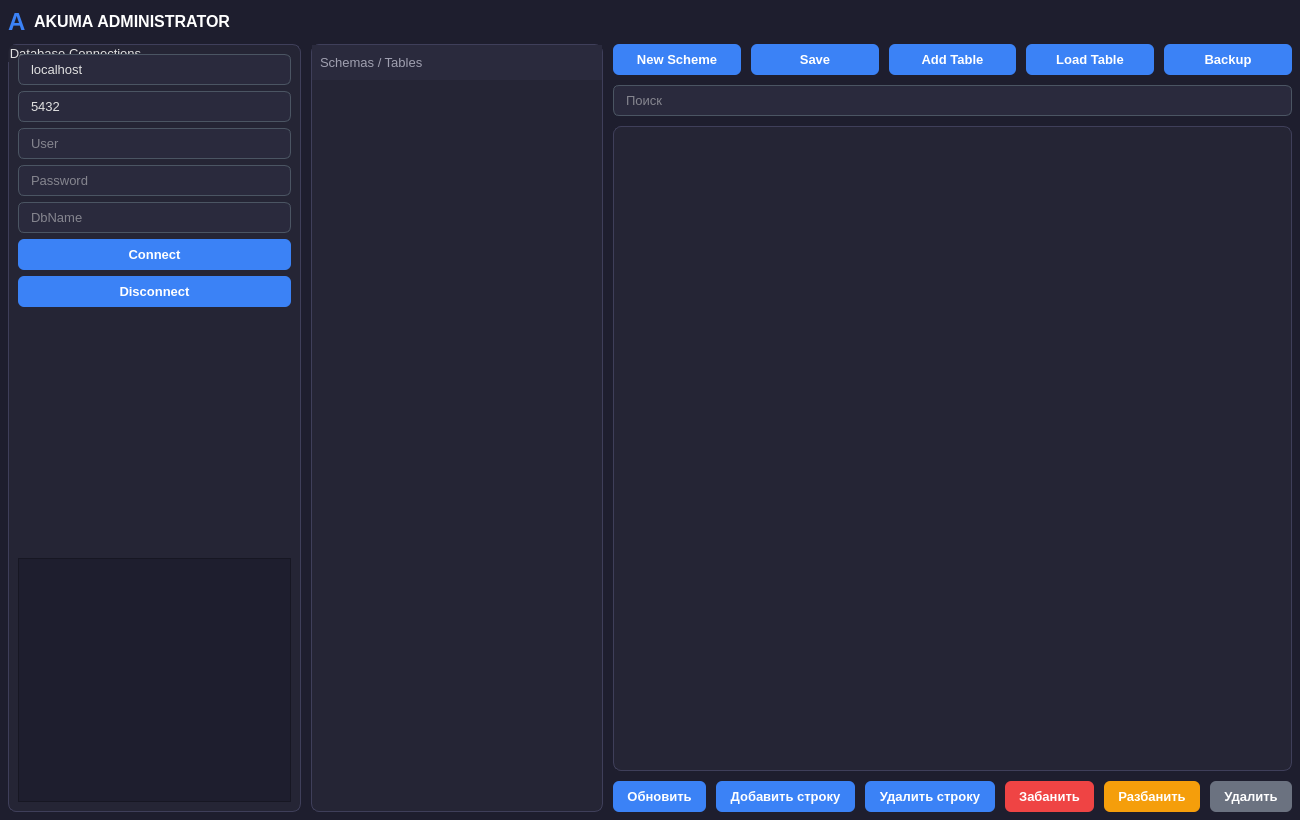
<?xml version="1.0" encoding="UTF-8"?>
<ui version="4.0">
 <class>TexPanel</class>
 <widget class="QWidget" name="TexPanel">
  <property name="geometry">
   <rect>
    <x>0</x>
    <y>0</y>
    <width>1300</width>
    <height>820</height>
   </rect>
  </property>
  <property name="windowTitle">
   <string>AKUMA ADMINISTRATOR</string>
  </property>
  <property name="styleSheet">
   <string notr="true">QWidget { background-color: #1E1E2E; color: #E0E0E0; font-family: &quot;Segoe UI&quot;; font-size: 13px; }
QPushButton { background-color: #3B82F6; color: white; border: none; border-radius: 6px; padding: 8px 14px; font-weight: 600; }
QPushButton:hover { background-color: #2563EB; }
QLineEdit, QSpinBox { background-color: #2A2A3D; border: 1px solid #4B5563; border-radius: 6px; padding: 6px 10px; }
QTableView, QTreeWidget { background-color: #252535; border: 1px solid #3F3F5A; border-radius: 8px; }
QHeaderView::section { background-color: #2A2A3D; color: #A0A0B0; padding: 8px; border: none; }
QGroupBox { background-color: #252535; border: 1px solid #3F3F5A; border-radius: 8px; }</string>
  </property>
  <layout class="QVBoxLayout" name="mainLayout">
   <property name="spacing">
    <number>8</number>
   </property>
   <property name="leftMargin">
    <number>8</number>
   </property>
   <property name="topMargin">
    <number>8</number>
   </property>
   <property name="rightMargin">
    <number>8</number>
   </property>
   <property name="bottomMargin">
    <number>8</number>
   </property>
   <item>
    <layout class="QHBoxLayout" name="titleLayout">
     <item>
      <widget class="QLabel" name="logo">
       <property name="styleSheet">
        <string notr="true">font-size: 24px; font-weight: 900; color: #3B82F6;</string>
       </property>
       <property name="text">
        <string>&lt;font color=&quot;#3B82F6&quot;&gt;&lt;b&gt;A&lt;/b&gt;&lt;/font&gt;</string>
       </property>
      </widget>
     </item>
     <item>
      <widget class="QLabel" name="title">
       <property name="styleSheet">
        <string notr="true">color: white; font-size: 16px; font-weight: 600;</string>
       </property>
       <property name="text">
        <string>&lt;b&gt;AKUMA&lt;/b&gt; ADMINISTRATOR</string>
       </property>
      </widget>
     </item>
     <item>
      <spacer name="spacerTitle">
       <property name="orientation">
        <enum>Qt::Orientation::Horizontal</enum>
       </property>
       <property name="sizeHint" stdset="0">
        <size>
         <width>40</width>
         <height>20</height>
        </size>
       </property>
      </spacer>
     </item>
    </layout>
   </item>
   <item>
    <layout class="QHBoxLayout" name="contentLayout">
     <property name="spacing">
      <number>10</number>
     </property>
     <item>
      <widget class="QGroupBox" name="connBox">
       <property name="title">
        <string>Database Connections</string>
       </property>
       <layout class="QVBoxLayout" name="connLayout">
        <item>
         <widget class="QLineEdit" name="editHost">
          <property name="text">
           <string>localhost</string>
          </property>
          <property name="placeholderText">
           <string>IP</string>
          </property>
         </widget>
        </item>
        <item>
         <widget class="QLineEdit" name="editPort">
          <property name="text">
           <string>5432</string>
          </property>
          <property name="placeholderText">
           <string>Port</string>
          </property>
         </widget>
        </item>
        <item>
         <widget class="QLineEdit" name="editUser">
          <property name="text">
           <string/>
          </property>
          <property name="placeholderText">
           <string>User</string>
          </property>
         </widget>
        </item>
        <item>
         <widget class="QLineEdit" name="editPass">
          <property name="echoMode">
           <enum>QLineEdit::EchoMode::Password</enum>
          </property>
          <property name="placeholderText">
           <string>Password</string>
          </property>
         </widget>
        </item>
        <item>
         <widget class="QLineEdit" name="editDb">
          <property name="text">
           <string/>
          </property>
          <property name="placeholderText">
           <string>DbName</string>
          </property>
         </widget>
        </item>
        <item>
         <widget class="QPushButton" name="btnConnect">
          <property name="text">
           <string>Connect</string>
          </property>
         </widget>
        </item>
        <item>
         <widget class="QPushButton" name="btnDisconnect">
          <property name="text">
           <string>Disconnect</string>
          </property>
         </widget>
        </item>
        <item>
         <spacer name="verticalSpacer">
          <property name="orientation">
           <enum>Qt::Orientation::Vertical</enum>
          </property>
          <property name="sizeHint" stdset="0">
           <size>
            <width>20</width>
            <height>40</height>
           </size>
          </property>
         </spacer>
        </item>
        <item>
         <widget class="QTextEdit" name="textEdit"/>
        </item>
       </layout>
      </widget>
     </item>
     <item>
      <widget class="QTreeWidget" name="treeWidget">
       <column>
        <property name="text">
         <string>Schemas / Tables</string>
        </property>
       </column>
      </widget>
     </item>
     <item>
      <layout class="QVBoxLayout" name="centerVLayout">
       <item>
        <layout class="QHBoxLayout" name="topToolbar">
         <item>
          <widget class="QPushButton" name="btnNewScheme">
           <property name="text">
            <string>New Scheme</string>
           </property>
          </widget>
         </item>
         <item>
          <widget class="QPushButton" name="btnSave">
           <property name="text">
            <string>Save</string>
           </property>
          </widget>
         </item>
         <item>
          <widget class="QPushButton" name="btnAddTable">
           <property name="text">
            <string>Add Table</string>
           </property>
          </widget>
         </item>
         <item>
          <widget class="QPushButton" name="btnLoadCurrentTable">
           <property name="text">
            <string>Load Table</string>
           </property>
          </widget>
         </item>
         <item>
          <widget class="QPushButton" name="btnBackup">
           <property name="text">
            <string>Backup</string>
           </property>
          </widget>
         </item>
        </layout>
       </item>
       <item>
        <widget class="QLineEdit" name="searchEdit">
         <property name="placeholderText">
          <string>Поиск</string>
         </property>
        </widget>
       </item>
       <item>
        <layout class="QHBoxLayout" name="treeTable">
         <item>
          <widget class="QTableView" name="tableView"/>
         </item>
        </layout>
       </item>
       <item>
        <layout class="QHBoxLayout" name="actionButtons">
         <item>
          <widget class="QPushButton" name="btnRefersh">
           <property name="text">
            <string>Обновить</string>
           </property>
          </widget>
         </item>
         <item>
          <widget class="QPushButton" name="btnAddRow">
           <property name="text">
            <string>Добавить строку</string>
           </property>
          </widget>
         </item>
         <item>
          <widget class="QPushButton" name="btnRemoveRow">
           <property name="text">
            <string>Удалить строку</string>
           </property>
          </widget>
         </item>
         <item>
          <widget class="QPushButton" name="btnBan">
           <property name="styleSheet">
            <string notr="true">background-color: #EF4444;</string>
           </property>
           <property name="text">
            <string>Забанить</string>
           </property>
          </widget>
         </item>
         <item>
          <widget class="QPushButton" name="btnUnban">
           <property name="styleSheet">
            <string notr="true">background-color: #F59E0B;</string>
           </property>
           <property name="text">
            <string>Разбанить</string>
           </property>
          </widget>
         </item>
         <item>
          <widget class="QPushButton" name="btnDelete">
           <property name="styleSheet">
            <string notr="true">background-color: #6B7280;</string>
           </property>
           <property name="text">
            <string>Удалить</string>
           </property>
          </widget>
         </item>
        </layout>
       </item>
      </layout>
     </item>
    </layout>
   </item>
  </layout>
 </widget>
 <resources/>
 <connections/>
</ui>
